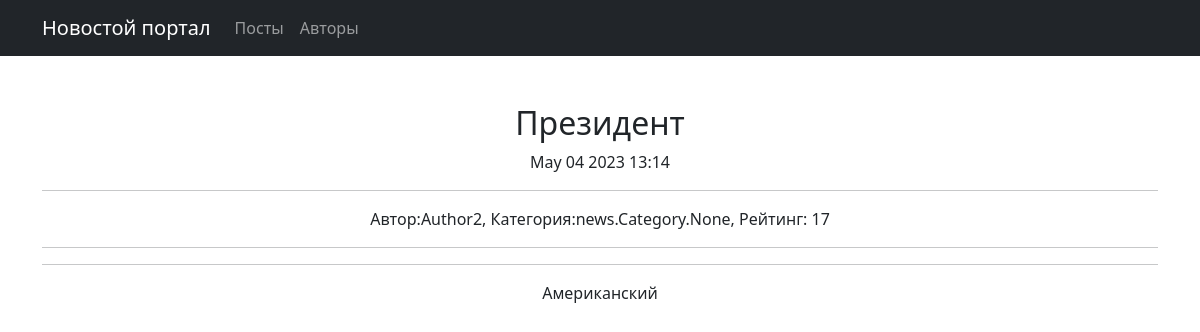
Screenshot of /post/3 with the database file from the repository.
### news/models.py (models this page shows, shortened)
class Post(models.Model):
    POSTS = [
        ("art", "Статья"),
        ("nws", "Новость")
    ]
    author = models.ForeignKey(Author, on_delete=models.CASCADE)
    title = models.CharField(max_length=255)
    post = models.CharField(max_length=3, choices=POSTS, default="nws")
    time_post = models.DateTimeField(default=timezone.now)
    category = models.ManyToManyField(Category, through='PostCategory')
    text = models.TextField()
    rate = models.IntegerField(default=0)

class Author(models.Model):
    user = models.OneToOneField(User, on_delete=models.CASCADE)
    rate = models.IntegerField(default=0)

### news/views.py (the view)
# urls.py: path('post/<int:pk>', NewsN.as_view(), name='post_detail'),
class NewsN(DetailView):
    model = Post
    template_name = 'newsn.html'
    context_object_name = 'newsn'

### news/templatetags/custom_filters.py (called while the page is built)
@register.filter()
def cenz(text):
    for i in text.split():
        if i.lower() in swear_word:
            text = text.replace(i, f'***{i[0]}***')
    return text

### templates/newsn.html
{% extends 'flatpages/default.html' %}
{% load custom_filters %}!
{% block title%}
<h2>{{newsn.title|cenz}}</h2>
{{newsn.time_post|date:'M d Y G:i'}}
<hr>
Автор:{{newsn.author.user}}, Категория:{{object.category}}, Рейтинг: {{newsn.rate}}
<hr>
{% endblock title %}
{% block content %}
<hr>
{{newsn.text|cenz}}
{% endblock content %}

### rows the page displays
Post: title|cenz "Президент", time_post "May 04 2023 13:14", author.user "Author2", category "news.Category.None", rate "17", text|cenz "Американский"
